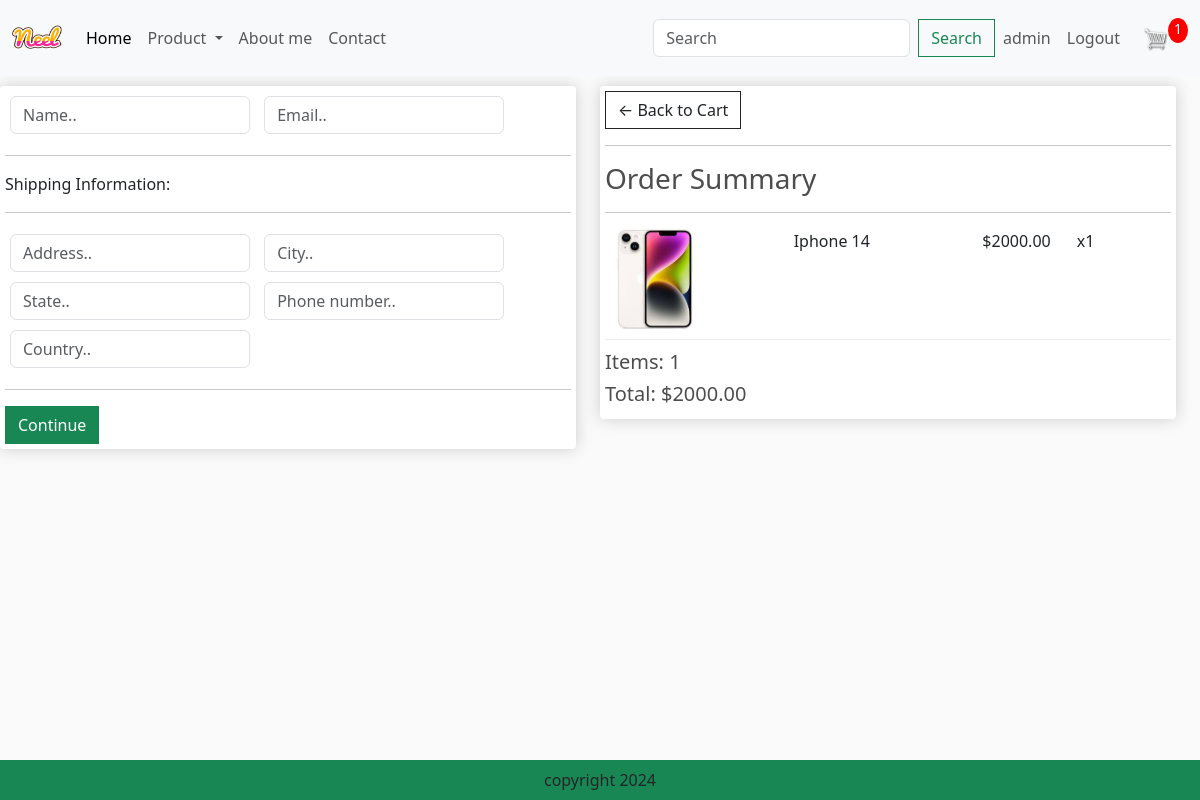
Screenshot of /checkout/ (signed in) with the database file from the repository.
### app/models.py (models this page shows, shortened)
class Order_detail(models.Model):
    product = models.ForeignKey(Product, on_delete=models.SET_NULL, blank=True, null=True)
    order = models.ForeignKey(Order, on_delete=models.SET_NULL, blank=True, null=True)
    quantity = models.IntegerField(default=0, null=True, blank=True)
    date_added = models.DateTimeField(auto_now_add=True)
    @property
    def get_total_amount_item(self):
        total = self.product.price * self.quantity
        return total

class Product(models.Model):
    name = models.CharField(max_length=200, null=True)
    category = models.ManyToManyField(Category, related_name='product')
    price = models.FloatField()
    digital = models.BooleanField(default=False, null=True, blank=False)
    img = models.ImageField(null=True, blank=True)
    @property
    def ImgUrl(self):
        try:
            url = self.img.url
        except:
            url = ''
        return url

class Order(models.Model):
    customer = models.ForeignKey(User, on_delete=models.SET_NULL, blank=True, null=True)
    date_order = models.DateTimeField(auto_now_add=True)
    completed = models.BooleanField(default=False, null=True, blank=False)
    transaction_id = models.CharField(max_length=200, null=True)
    @property
    def get_num_items(self):
        orderitems = self.order_detail_set.all()
        nums = sum([item.quantity for item in orderitems])
        return nums
    @property
    def get_total_amount_items(self):
        orderitems = self.order_detail_set.all()
        total = sum([item.get_total_amount_item for item in orderitems])
        return total

### app/views.py (the view)
# urls.py: path('checkout/', views.checkout, name='checkout'),
def checkout(request):
    if request.user.is_authenticated:
        customer = request.user
        order, created = Order.objects.get_or_create(customer=customer, completed=False)
        items = order.order_detail_set.all()
        cartItem = order.get_num_items
    else:
        items = []
        order = {'get_num_items': 0,
                 'get_total_amount_items': 0}
        cartItem = order['get_num_items']
    categories = Category.objects.filter(is_sub=False)
    context = {'items': items,
               'order': order,
               'cartItem': cartItem,
               'categories': categories}
    return render(request, 'app/checkout.html', context)

### app/templates/app/checkout.html (shortened to what this page needs)
{% extends 'app/base.html' %}
{% load static %}
{% block checkout-content %}
<div class="row" style="width:100%">
	<div class="col-lg-6">
		<div class="box-element" id="form-wrapper">
			<form id="form">
				<div id="user-info">
					<div class="form-field">
						<input required class="form-control" type="text" name="name" placeholder="Name..">
					</div>
					<div class="form-field">
						<input required class="form-control" type="email" name="email" placeholder="Email..">
					</div>
				</div>
				<div id="shipping-info">
					<hr>
					<p>Shipping Information:</p>
					<hr>
					<div class="form-field">
						<input class="form-control" type="text" name="address" placeholder="Address..">
					</div>
					<div class="form-field">
						<input class="form-control" type="text" name="city" placeholder="City..">
					</div>
					<div class="form-field">
						<input class="form-control" type="text" name="state" placeholder="State..">
					</div>
					<div class="form-field">
						<input class="form-control" type="text" name="phone_number" placeholder="Phone number..">
					</div>
					<div class="form-field">
						<input class="form-control" type="text" name="country" placeholder="Country..">
					</div>
				</div>
				<hr>
				<input id="form-button" class="btn btn-success btn-block" type="submit" value="Continue">
			</form>
		</div>
		<br>
	</div>
	<div class="col-lg-6">
		<div class="box-element">
			<a class="btn btn-outline-dark" href="{% url 'cart' %}">&#x2190; Back to Cart</a>
			<hr>
			<h3>Order Summary</h3>
			<hr>
			{% for item in items %}
			<div class="cart-row">
				<div style="flex:2"><img class="row-image" src="{{ item.product.ImgUrl }}"></div>
				<div style="flex:2">
					<p>{{ item.product.name }}</p>
				</div>
				<div style="flex:1">
					<p>${{ item.product.price | floatformat:2 }}</p>
				</div>
				<div style="flex:1">
					<p>x{{ item.quantity }}</p>
				</div>
			</div>
			{% endfor %}
			<h5>Items: {{ order.get_num_items }}</h5>
			<h5>Total: ${{ order.get_total_amount_items | floatformat:2}}</h5>
		</div>
	</div>
</div>
{% endblock checkout-content %}

### app/templates/app/base.html (shortened to what this page needs)
{% load static %}
<!DOCTYPE html>
<html>
<head>
    <link href="https://cdn.jsdelivr.net/npm/bootstrap@5.3.3/dist/css/bootstrap.min.css" rel="stylesheet"
>
    <link rel="stylesheet" href="{% static 'app/css/style.css' %}">
    <link rel="stylesheet" href="{% static 'app/css/owl.carousel.min.css' %}">
    <link rel="stylesheet" href="{% static 'app/css/all.min.css' %}">
    <link rel="stylesheet" type="text/css" href="{% static 'app/css/main.css' %}">
</head>
<body>
    <nav class="navbar navbar-expand-lg bg-body-tertiary">
        <div class="container-fluid">
            <a class="navbar-brand" href="{% url 'home' %}">
                <img src="{% static 'app/images/Neel.png' %}" width="50" height="50" />
            </a>
            <div class="collapse navbar-collapse" id="navbarSupportedContent">
                <ul class="navbar-nav me-auto mb-2 mb-lg-0">
                    <li class="nav-item">
                        <a class="nav-link active" aria-current="page" href="{% url 'home' %}">Home</a>
                    </li>
                    <li class="nav-item dropdown">
                        <a class="nav-link dropdown-toggle" href="#" role="button" data-bs-toggle="dropdown"
                            aria-expanded="false">
                            Product
                        </a>
                    </li>
                    <li class="nav-item">
                        <a class="nav-link" href="#">About me</a>
                    </li>
                    <li class="nav-item">
                        <a class="nav-link" href="#">Contact</a>
                    </li>
                </ul>
                <form class="d-flex" role="search" method="POST" action="{% url 'search' %}">
                    <input class="form-control me-2" type="search" placeholder="Search" aria-label="Search"
                        name="search">
                    <button class="btn btn-outline-success" type="submit">Search</button>
                </form>
            </div>
            <ul class="navbar-nav me-auto mb-2 mb-lg-0">
                {% if user.is_authenticated %}
                <li class="nav-item">
                    <span class="nav-link">{{ user.username }}</span>
                </li>
                <li class="nav-item">
                    <a class="nav-link" href="{% url 'logout' %}">Logout</a>
                </li>
                {% endif %}
            </ul>
            <div class="form-inline my-2 my-lg-0">
                <a href="{% url 'cart' %}">
                    <img id="cart-icon" src="{% static 'app/images/cart.png' %}">
                </a>
            </div>
            <div>
                <p id="cart-total">{{cartItem}}</p>
            </div>
        </div>
    </nav>
    {% block checkout-content %} {% endblock checkout-content %}
    <footer class="container-fluid bg-success text-center fixed-bottom p-2 mt-5">
        copyright 2024
    </footer>
</body>
</html>

### app/static/app/css/main.css (style rules this page uses)
body { background-color: hsl(0, 0%, 98%); }
h1, h2, h3, h4, h5, h6 { color: hsl(0, 0%, 30%); }
.box-element { box-shadow: hsl(0, 0%, 80%) 0 0 16px; background-color: #fff; border-radius: 4px; padding: 5px; }
#cart-icon { width: 25px; display: inline-block; margin-left: 15px; }
#cart-total { display: block; text-align: center; color: #fff; background-color: red; width: 20px; height: 25px; border-radius: 50%; font-size: 14px; }
.col-lg-3, .col-lg-4, .col-lg-6, .col-lg-8, .col-lg-12 { margin-top: 10px; }
.btn { border-radius: 0; }
.row-image { width: 100px; }
.form-field { width: 250px; display: inline-block; padding: 5px; }
.cart-row { display: flex; align-items: flex-stretch; padding-bottom: 10px; margin-bottom: 10px; border-bottom: 1px solid #ececec; }

### rows the page displays
Order_detail: product.ImgUrl (picture), product.name "Iphone 14", product.price "2000.00", quantity "1"
Order: get_num_items "1", get_total_amount_items "2000.00"

### other values shown
{{ user.username }} "admin"
{{ cartItem }} "1"
